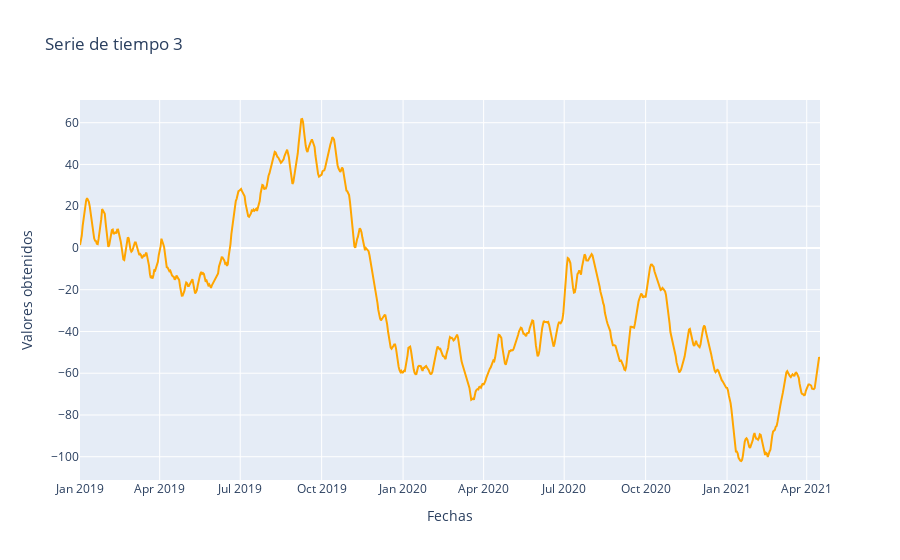

Notebook code for this chart:
### Markdown cell above
Continuando la siguiente es la realización del serie de tiempo 3:

### Code cell
fig = go.Figure(data=go.Scatter(x=serie_3.index, y=serie_3["valor"], mode='lines', marker=dict(color='orange')))
fig.update_layout(title='Serie de tiempo 3', xaxis_title='Fechas', yaxis_title='Valores obtenidos')
fig.show()
Boton_auxiliar("grafico3")

### Figure 1 — Plotly figure (JSON) as saved in the notebook; plotly's stock layout.template omitted (floating-point values rounded to 4 significant figures; data arrays with more than 128 entries replaced by an {"elided": "..."} marker saying what was removed)
{"data": [{"marker": {"color": "orange"}, "mode": "lines", "type": "scatter", "x": {"elided": "837 str values"}, "y": {"elided": "837 float values"}}], "layout": {"title": {"text": "Serie de tiempo 3"}, "xaxis": {"title": {"text": "Fechas"}}, "yaxis": {"title": {"text": "Valores obtenidos"}}}}
